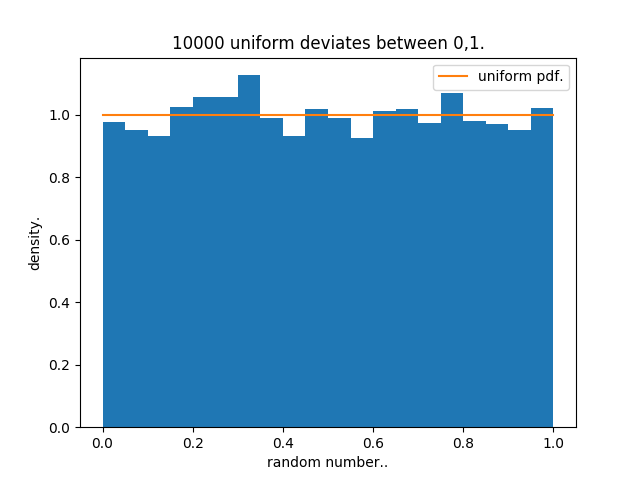

Write the Python code that produced this figure.
import numpy as np 
import matplotlib.pyplot as plt 

a=189708
m=1001
c=898870
x=1

n=10000
arr=[] 

for i in range(n):
  x=(a*x+c)%m/1000
  arr.append(x)

xdata=np.linspace(0,1)
ydata=np.ones(len(xdata))

plt.hist(arr,bins=20,density=True)
plt.plot(xdata,ydata,label='uniform pdf.')

plt.xlabel('random number..')
plt.ylabel('density.')
plt.title('10000 uniform deviates between 0,1.')

plt.legend()
plt.show()
